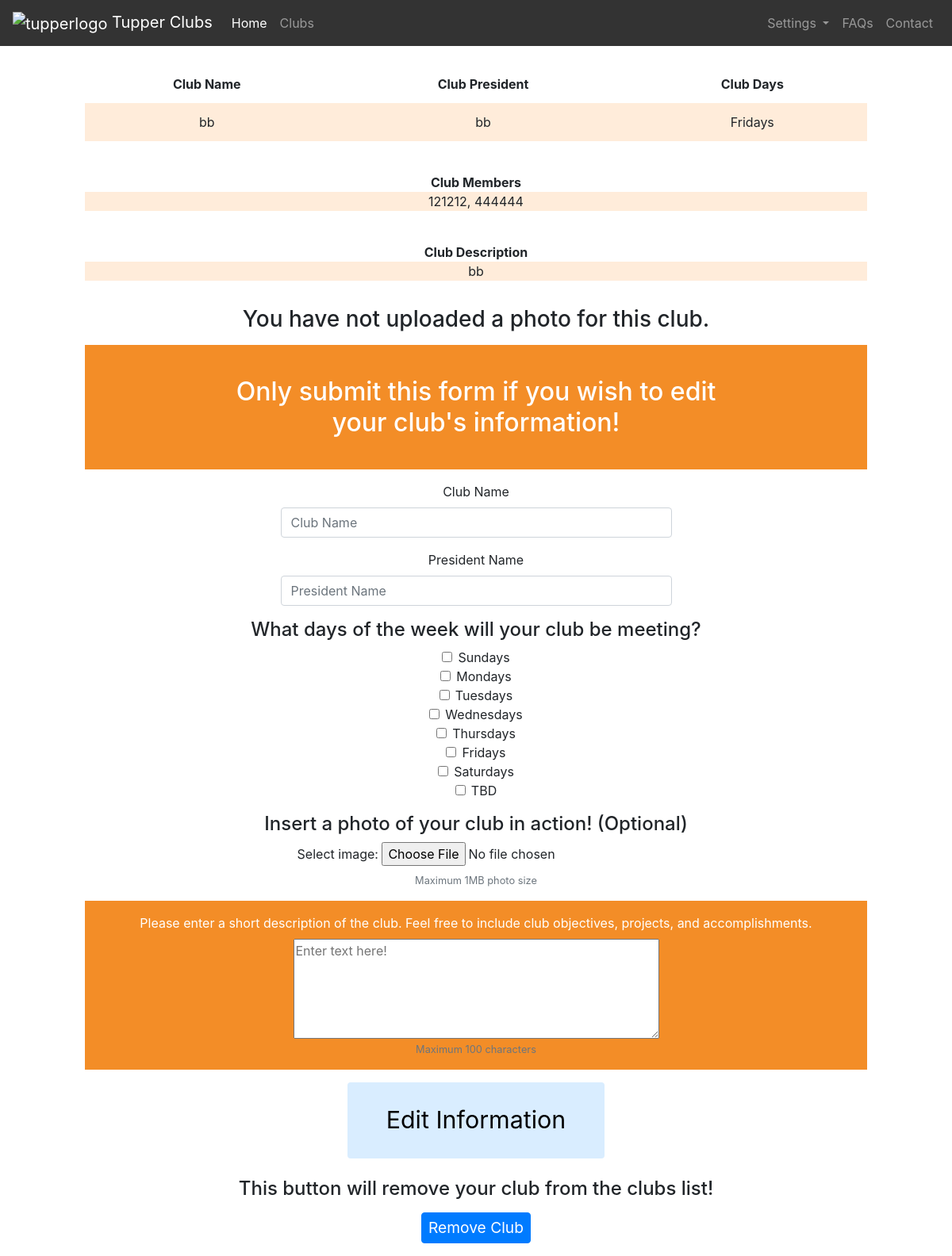
Page / (signed in) on the committed database.
### tables this page shows
CREATE TABLE clubs (club_id INTEGER PRIMARY KEY, owner INTEGER NOT NULL, name TEXT NOT NULL, president TEXT NOT NULL, description TEXT NOT NULL, days TEXT NOT NULL, members TEXT);

### application.py (the view, shortened to what this page needs)
@app.route('/', methods=['GET', 'POST'])
@login_required
def index():
    number = db.execute(''' SELECT count(name) FROM sqlite_master WHERE type='table' AND name='clubs' ''')
    if number[0]['count(name)'] == 0:
        db.execute('CREATE TABLE clubs (club_id INTEGER PRIMARY KEY, owner INTEGER NOT NULL, name TEXT NOT NULL, president TEXT NOT NULL, description TEXT NOT NULL, days TEXT NOT NULL, members TEXT)')
    userId = session.get('user_id')
    accountType = db.execute('SELECT users.type FROM users WHERE users.userId = ?', userId)
    if accountType[0]['type'] == 'club':
        clubs = db.execute('SELECT clubs.name, clubs.president, clubs.description, clubs.days, clubs.members FROM clubs WHERE clubs.owner = ?', userId)
    if request.method == 'POST':
        if request.form.get('removeClub') == 'removeClub':
            os.remove(os.path.join(app.config['UPLOAD_FOLDER'], checkPhotos(session.get('user_id'))))
            if clubs == []:
                return render_template('index.html', days=DAYS)
            else:
                club = {}
                club['name'] = clubs[0]['name']
                club['prez'] = clubs[0]['president']
                club['desc'] = clubs[0]['description']
                club['days'] = clubs[0]['days']
                members = clubs[0]['members']
                if members != None and members != '':
                    members = members[:-1]
                    members = members.split(',')
                    membersStr = ''
                    for i in range(len(members)):
                        if i == len(members) - 1:
                            membersStr += members[i]
                        else:
                            membersStr += members[i] + ', '
                if members == '':
                    membersStr = 'None'
                    club['members'] = membersStr
                elif members != None:
                    club['members'] = membersStr
                else:
                    club['members'] = members
                photo = None
                return render_template('home.html', club=club, days=DAYS, photo=photo)
        clubName = request.form.get('clubName')
        clubName = ' '.join(clubName.split())
        prezName = request.form.get('presidentName')
        prezName = ' '.join(prezName.split())
        clubDesc = request.form.get('clubDesc')
        selectedDays = []
        clubNames = db.execute('SELECT clubs.name FROM clubs')
        for i in range(len(DAYS)):
            if not request.form.get(DAYS[i]) == None:
                if not request.form.get(DAYS[i]+'Time') == '':
                    selectedDays.append(DAYS[i] + ' @ ' + request.form.get(DAYS[i]+'Time'))
                else:
                    selectedDays.append(DAYS[i])
        if len(selectedDays) == 0:
            return apology('Please select at least one day!')
        dayStr = ''
        for i in range(len(selectedDays)):
            dayStr += (selectedDays[i])
            if i != len(selectedDays) - 1:
                dayStr += ', '
        if clubs == []:
            for i in range(len(clubNames)):
                if clubNames[i]['name'].upper().replace(" ", "") == clubName.upper().replace(" ", ""):
                    return apology('Club Name already registered!')
            db.execute('INSERT INTO clubs (name, owner, president, description, days) VALUES(?,?,?,?,?)', clubName, userId, prezName, clubDesc, dayStr)
            flash('Thank you for registering your club!')
        else:
            updateClubQuery = 'UPDATE clubs SET name = ?, president = ?, description = ?, days = ? WHERE clubs.owner = ?'
            updateClub = db.execute(updateClubQuery, (clubName,), (prezName,), (clubDesc,), (dayStr,), userId)
            flash('Club info updated!')
        if checkPhotos(session.get('user_id')):
            return apology('Club photo file already uploaded')
        else:
            file = request.files['img']
            filename = secure_filename(file.filename)
            if filename != '':
                file_ext = os.path.splitext(filename)[1]
                if file_ext not in app.config['UPLOAD_EXTENSIONS'] or file_ext != validate_image(file.stream):
                    return apology('File type not accepted!')
                file.save(os.path.join(app.config['UPLOAD_FOLDER'], str(session.get('user_id')) + '.' + filename[-3:]))
        return redirect(url_for('index'))
    else:
        if accountType[0]['type'] == 'club':
            if clubs == []:
                return render_template('index.html', days=DAYS)
            else:
                club = {}
                club['name'] = clubs[0]['name']
                club['prez'] = clubs[0]['president']
                club['desc'] = clubs[0]['description']
                club['days'] = clubs[0]['days']
                members = clubs[0]['members']
                if members != None and members != '':
                    members = members[:-1]
                    members = members.split(',')
                    membersStr = ''
                    for i in range(len(members)):
                        if i == len(members) - 1:
                            membersStr += members[i]
                        else:
                            membersStr += members[i] + ', '
                if members == '':
                    membersStr = 'None'
                    club['members'] = membersStr
                elif members != None:
                    club['members'] = membersStr
                else:
                    club['members'] = members
                photo = None
                if checkPhotos(session.get('user_id')):
                    photo = checkPhotos(session.get('user_id'))
                return render_template('home.html', club=club, days=DAYS, photo=photo)

### application.py (called while the page is built)
@app.after_request
def after_request(response):
    response.headers["Cache-Control"] = "no-cache, no-store, must-revalidate"
    response.headers["Expires"] = 0
    response.headers["Pragma"] = "no-cache"
    return response

def checkPhotos(owner):
    files = os.listdir(app.config['UPLOAD_FOLDER'])
    extensions = ['.png', '.jpg', '.gif']
    for file in files:
        for i in range(len(extensions)):
            if file == str(owner) + extensions[i]:
                return file
    return False

### helpers.py (called while the page is built)
def login_required(f):
    @wraps(f)
    def decorated_function(*args, **kwargs):
        if session.get("user_id") is None:
            return redirect("/register")
        return f(*args, **kwargs)
    return decorated_function

### templates/home.html (shortened to what this page needs)
{% extends "layout.html" %}
{% block main %}
<head>
</head>
<body onload="myFunction()" style="margin:0;">
    <div class='container mt-3'>
        <div class='section'>
            <table>
                <thead>
                    <tr>
                        <th>Club Name</th>
                        <th>Club President</th>
                        <th>Club Days</th>
                    </tr>
                </thead>
                <tbody>
                    <tr>
                        <td>{{ club.name }}</td>
                        <td>{{ club.prez }}</td>
                        <td>{{ club.days }}</td>
                    </tr>
                </tbody>
            </table>
        </div>
        <div class='section'>
            <table>
                <thead>
                    <tr>
                        <div class='text-wrap text-center text-break mx-5' >
                            <b>
                                <textbox>Club Members</textbox>
                            </b>
                        </div>
                    </tr>
                </thead>
                <tbody>
                    <tr>
                        <div class = 'cool' style='background-color: rgb(253, 193, 133, 0.3);'>
                            <div class='text-wrap text-center text-break mx-5'>
                                {{ club.members }}
                            </div>
                        </div>
                    </tr>
                </tbody>
            </table>
        </div>
        <div class='section'>
            <table>
                <thead>
                    <tr>
                        <div class='text-wrap text-center text-break mx-5' >
                            <b>
                                <textbox>Club Description</textbox>
                            </b>
                        </div>
                    </tr>
                </thead>
                <tbody>
                    <tr>
                        <div class = 'cool' style='background-color: rgb(253, 193, 133, 0.3);'>
                            <div class='text-wrap text-center text-break mx-5'>
                                {{ club.desc }}
                            </div>
                        </div>
                    </tr>
                </tbody>
            </table>
        </div>
        {% if photo %}
            <h3><b>Uploaded photo: </b></h3>
            <img class='img-fluid my-2' src="{{ url_for('upload', filename=photo) }}" style="width: 512px">
            <form class='mb-3' action='/', method='POST'>
                <input type="hidden" name="removeClub" value="removeClub">
                <button type="submit" class="btn btn-primary">Remove Club Photo</button>
            </form>
        {% else %}
            <h3>You have not uploaded a photo for this club.</h3>
        {% endif %}
        <div class="section">
            <div class='section2'>
                <h2 class='my-4 mx-auto' style='width: 70%;'>Only submit this form if you wish to edit your club's information!</h2>
            </div>
            <form action="/" method ="post" enctype="multipart/form-data">
                <div class='form-group'>
                    <label for='clubName' class='mt-3'>Club Name</label>
                    <input class='form-control w-50 mx-auto' autocomplete='off' name ="clubName" placeholder = "Club Name" type="text" required>
                </div>
                <div class='form-group'>
                    <label for='presidentName'>President Name</label>
                    <input class='form-control w-50 mx-auto' autocomplete='off' name ="presidentName" placeholder = "President Name" type="text" required>
                </div>
                <div class='form-group'>
                    <h4>What days of the week will your club be meeting?</h4>
                    {% for day in days %}
                        <div class='form-check'>
                            <input class='form-check-input' id='{{ day }}' autocomplete='off' name = '{{ day }}' placeholder = '{{ day }}' type="checkbox">
                            <label class='form-check-label' for = '{{ day }}'>{{ day }}</label>
                        </div>
                    {% endfor %}
                </div>
                <div class='form-group'>
                    <h4>Insert a photo of your club in action! (Optional)</h4>
                    <label for="img">Select image:</label>
                    <input class='form-group-file' type="file" id="img" name="img" accept="image/*">
                    <small class="form-text text-muted">
                        Maximum 1MB photo size
                    </small>
                </div>
                <div class='section2 form-group'>
                    <label for='clubDesc'>Please enter a short description of the club. Feel free to include club objectives, projects, and accomplishments.</label>
                    <textarea autocomplete='off' name='clubDesc' maxlength='100' rows='5' cols='100' class="center" placeholder='Enter text here!' required></textarea>
                    <small class="form-text text-muted">
                        Maximum 100 characters
                    </small>
                </div>
                <div class='form-group'>
                    <input class='px-5 py-4' type ="submit" value = "Edit Information" style='font-size: 1.9rem;'>
                </div>
            </form>
            <div class='mt-4'>
                <div class='text-wrap w-75 mx-auto'>
                    <h4 class='mb-3'>This button will remove your club from the clubs list!</h4>
                </div>
                <button type="button" class="btn btn-primary px-2 py-1" data-toggle="modal" data-target="#removeModal" style='font-size: 1.2rem;'>
                    Remove Club
                </button>
            </div>
        </div>
    </div>
{% endblock %}

### static/styles.css (style rules this page uses)
body { background-color: #fff; color: #212529; font-size: 1rem; font-weight: 400; line-height: 1.5; margin: 0; text-align: left; }
.container { margin-left: auto; margin-right: auto; padding-left: 15px; padding-right: 15px; text-align: center; width: 90%; }
.section { padding-bottom: 1rem; padding-left: 2rem; padding-right: 2rem; padding-top: 0.5rem; text-align: center; }
.section2 { background-color: #F38D27; color: #fff; padding: 1rem 2rem; text-align: center; }
button, input[type="submit"] { background-color: #d9edff; border: 1px solid transparent; border-radius: 0.25rem; font-size: 0.95rem; font-weight: 400; line-height: 1.5; padding: 0.375rem 0.75rem; text-align: center; transition: color 0.15s ease-in-out, background-color 0.15s ease-in-out, border-color 0.15s ease-in-out, box-shadow 0.15s ease-in-out; vertical-align: middle; }
input[type="text"], input[type="number"] { line-height: 1.8; width: 25%; }
table { background-color: transparent; margin-bottom: 1rem; width: 100%; }
table th, table td { padding: 0.75rem; vertical-align: middle; }
tbody tr:nth-of-type(odd) { background-color: rgb(253, 193, 133, 0.3) }
textbox { text-align: center; }
.center { display: block; margin-left: auto; margin-right: auto; width: 50%; }

### rows in the picture
clubs: name "bb", prez "bb", days "Fridays", members "121212, 444444", desc "bb"

### other values in the picture
{{ day }} "Sundays" "Mondays" "Tuesdays" "Wednesdays" "Thursdays" "Fridays" "Saturdays" "TBD"
